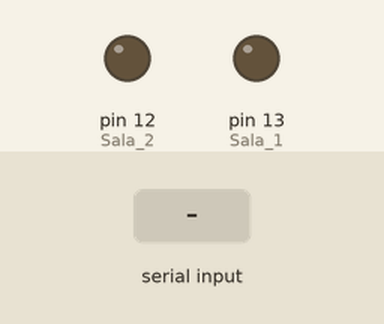
The sketch below on a simulated Arduino Uno, built with avr-gcc and run on an emulated ATmega328P. On the bench: output pins drawn as LEDs (lit = HIGH). The inputs (shaded band) are chosen by the test bench.

Above: at 1.2 s.
1.3 s: "1" received over Serial
At 2.0 s:
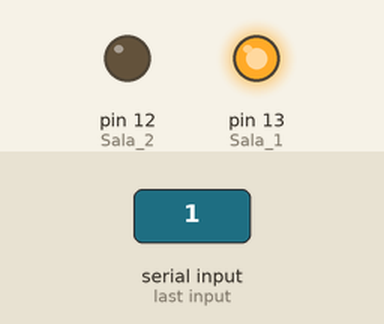
3.8 s: "2" received over Serial
At 4.6 s:
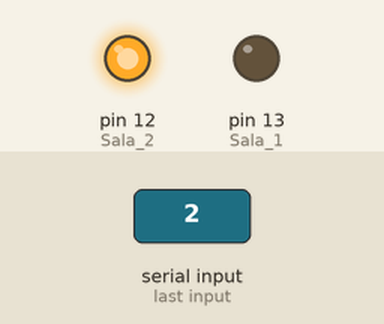
Timing chart, 0 to 6.8 s (numbered marks = the images above; inputs shaded):
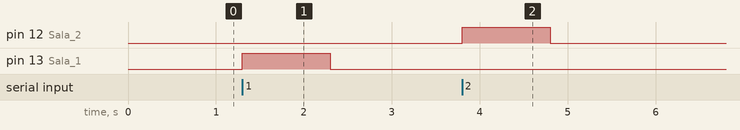

Measured:
- after the input at 1.3 s, pin 13 (Sala_1): LOW → HIGH at once, → LOW 1.0 s later
- after the input at 3.8 s, pin 12 (Sala_2): LOW → HIGH at once, → LOW 1.0 s later

The sketch:

Cerradura_1.ino
```cpp
const int Sala_1=13;
const int Sala_2=12;

void setup()
{
  Serial.begin(9600);
  pinMode(Sala_1, OUTPUT);
  pinMode(Sala_2, OUTPUT);
}

void loop()
{
  if(Serial.available() > 0)
  {
    int abrir = Serial.read();
    if(abrir == '1')
    {
      digitalWrite(Sala_1, HIGH);
      delay(1000);
      digitalWrite(Sala_1, LOW);
    }
    if(abrir == '2')
    {
      digitalWrite(Sala_2, HIGH);
      delay(1000);
      digitalWrite(Sala_2, LOW);
    }
  }
}
```
